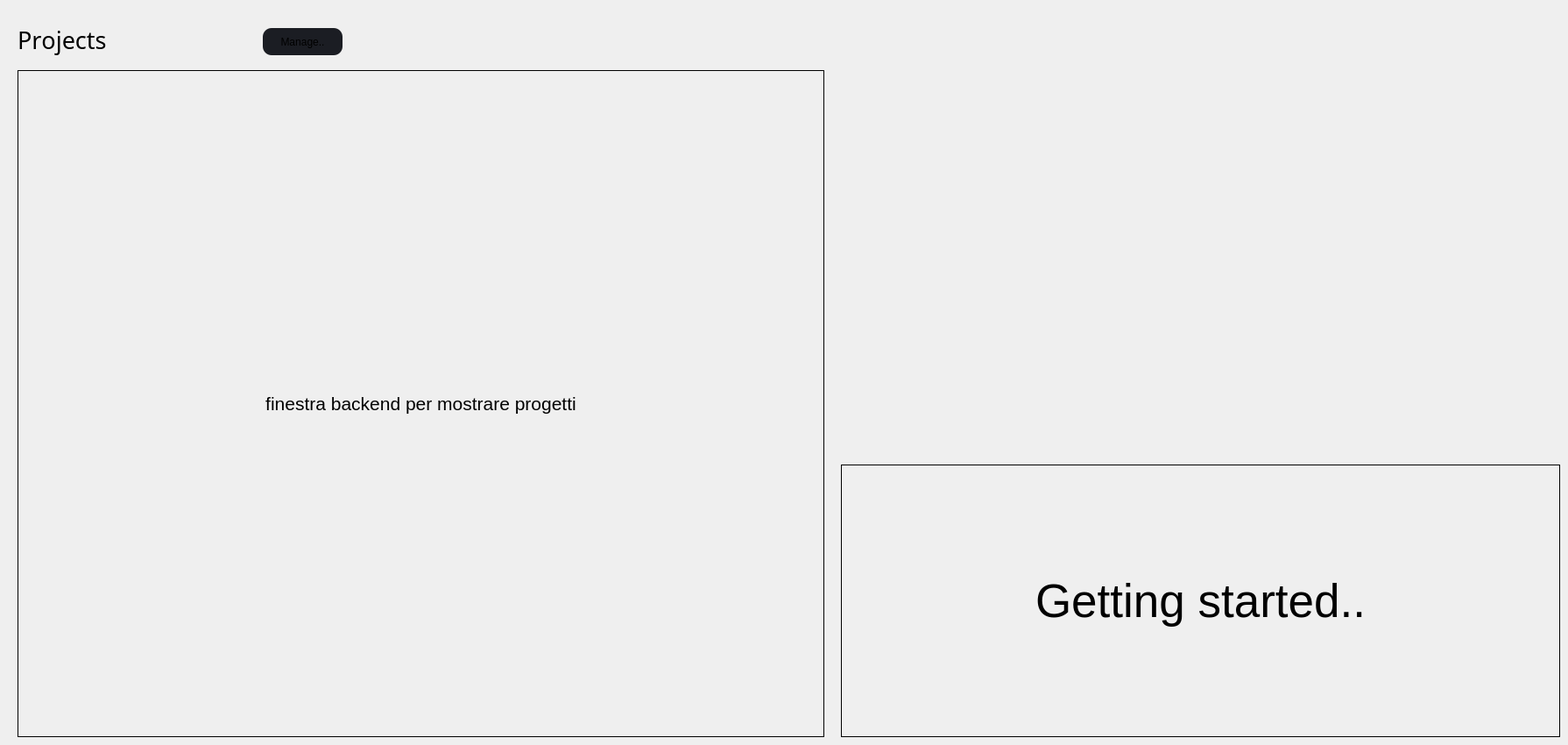
                  <widget class="QWidget" name="page_home">
                   <widget class="QLabel" name="Projects_title">
                    <property name="geometry">
                     <rect>
                      <x>20</x>
                      <y>20</y>
                      <width>261</width>
                      <height>51</height>
                     </rect>
                    </property>
                    <property name="font">
                     <font>
                      <family>Poppins Medium</family>
                      <pointsize>20</pointsize>
                      <weight>50</weight>
                      <italic>false</italic>
                      <bold>false</bold>
                      <underline>false</underline>
                      <strikeout>false</strikeout>
                      <stylestrategy>PreferDefault</stylestrategy>
                      <kerning>false</kerning>
                     </font>
                    </property>
                    <property name="styleSheet">
                     <string notr="true">background-color: transparent;</string>
                    </property>
                    <property name="text">
                     <string>Projects</string>
                    </property>
                   </widget>
                   <widget class="QPushButton" name="pushButton">
                    <property name="geometry">
                     <rect>
                      <x>300</x>
                      <y>32</y>
                      <width>91</width>
                      <height>31</height>
                     </rect>
                    </property>
                    <property name="styleSheet">
                     <string notr="true">QPushButton {
	background-position: center;
	background-repeat: no-reperat;
	border: none;
	background-color: rgb(27, 29, 35);
	border-color:white;
	border-radius: 10px;
}
QPushButton:hover {
	background-color: rgb(33, 37, 43);
}
QPushButton:pressed {	
	background-color: rgb(85, 170, 255);
}</string>
                    </property>
                    <property name="text">
                     <string>Manage..</string>
                    </property>
                   </widget>
                   <widget class="QLabel" name="Compiler_2">
                    <property name="geometry">
                     <rect>
                      <x>960</x>
                      <y>530</y>
                      <width>821</width>
                      <height>311</height>
                     </rect>
                    </property>
                    <property name="font">
                     <font>
                      <family>Segoe UI</family>
                      <pointsize>40</pointsize>
                     </font>
                    </property>
                    <property name="frameShape">
                     <enum>QFrame::Box</enum>
                    </property>
                    <property name="text">
                     <string>Getting started..</string>
                    </property>
                    <property name="alignment">
                     <set>Qt::AlignCenter</set>
                    </property>
                   </widget>
                   <widget class="QLabel" name="Compiler_3">
                    <property name="geometry">
                     <rect>
                      <x>20</x>
                      <y>80</y>
                      <width>921</width>
                      <height>761</height>
                     </rect>
                    </property>
                    <property name="font">
                     <font>
                      <family>Segoe UI</family>
                      <pointsize>16</pointsize>
                     </font>
                    </property>
                    <property name="frameShape">
                     <enum>QFrame::Box</enum>
                    </property>
                    <property name="text">
                     <string>finestra backend per mostrare progetti</string>
                    </property>
                    <property name="alignment">
                     <set>Qt::AlignCenter</set>
                    </property>
                   </widget>
                  </widget>
